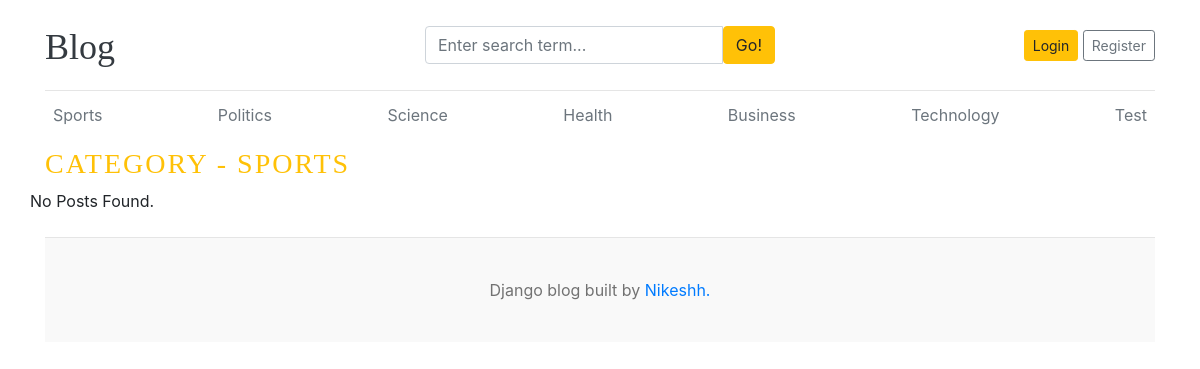
Page /category/1/ on the committed database.
### blogs/models.py (models this page shows)
class Category(models.Model):
  category_name = models.CharField(max_length=50, unique=True)
  created_at = models.DateTimeField(auto_now_add=True)
  updated_at = models.DateTimeField(auto_now=True)
  class Meta:
    verbose_name_plural = "Categories"
  def __str__(self):
    return self.category_name

### blogs/views.py (the view)
# urls.py: path('<int:category_id>/', views.posts_by_category, name='post_by_category')
def posts_by_category(request, category_id):
  posts = Blog.objects.filter(status='Published', category=category_id)
  try:
    category = Category.objects.get(pk=category_id)
  except:
    return redirect('home')
  context = {
    'posts':posts,
    'category':category,
  }
  return render(request, 'post_by_category.html', context)

### blogs/context_processors.py (called while the page is built)
def get_categories(request):
  categories = Category.objects.all()
  return dict(categories=categories)

def get_social_links(request):
  social_links = SocialLink.objects.all()
  return dict(social_links=social_links)

### templates/post_by_category.html
{% extends 'base.html' %}
{% block content %}
      <h3 class="text-uppercase text-warning" style="letter-spacing: 2px">
        Category - {{category}}
      </h3>
      <div class="row mb-2">
        {% if posts %} {% for post in posts %}
        <div class="col-md-6">
          <div class="card border-0">
            <div class="card-body">
              <h3><a href="{% url 'blogs' post.slug %}" class="text-dark">{{post.title}}</a></h3>
              <small class="mb-1 text-muted"
                >{{post.created_at | timesince}} ago | {{ post.author }}</small
              >
              <p class="card-text">
                {{post.short_description | truncatewords:20}}
              </p>
            </div>
          </div>
        </div>
        {% endfor %} {% else %}
        <p>No Posts Found.</p>
        {% endif %}
      </div>
{% endblock content %}

### templates/base.html (shortened to what this page needs)
{% load static %}
<!DOCTYPE html>
<html lang="en">
  <head>
    <link
      href="https://getbootstrap.com/docs/4.0/dist/css/bootstrap.min.css"
      rel="stylesheet"/>
    <link href="{% static 'css/blog.css' %}" rel="stylesheet" />
    <link rel="stylesheet" href="https://cdnjs.cloudflare.com/ajax/libs/font-awesome/4.7.0/css/font-awesome.min.css">
  </head>
  <body>
    <div class="container">
      <header class="blog-header py-3">
        <div class="row flex-nowrap justify-content-between align-items-center">
          <div class="col-4 pt-1">
            <a class="blog-header-logo text-dark" href="/">Blog</a>
          </div>
          <div class="col-4">
            <form method="GET" action="{% url 'search' %}">
              <div class="input-group">
                <input type="text" class="form-control" name="keyword" value="{{keyword}}" placeholder="Enter search term...", aria-label="Enter search term">
                <button type="submit" id="button-search" class="btn btn-warning" >Go!</button>
              </div>
            </form>
          </div>
          <div class="col-4 d-flex justify-content-end align-items-center">
            {% if not user.is_authenticated %}
            <a class="btn btn-sm btn-warning" href="{% url 'login' %}">Login</a> &nbsp;
            <a class="btn btn-sm btn-outline-secondary" href="{% url 'register' %}">Register</a>
            {% else %}
            <span>
              <a href="{% url 'dashboard' %}">Dashboard</a>
            </span>
            <a class="btn btn-sm btn-warning" href="{% url 'logout' %}">Logout</a>
            {% endif %}
          </div>
        </div>
      </header>
      <div class="nav-scroller py-1 mb-2">
        <nav class="nav d-flex justify-content-between">
          {% for category in categories %}
          <a class="p-2 text-muted" href="{% url 'post_by_category' category.id %}">{{category.category_name}}</a>
          {% endfor %}
        </nav>
      </div>
      {% block content %}
      {% endblock content %}
     <footer class="blog-footer">
      <p>Django blog built by <a href="#">Nikeshh.</a></p>
    </footer>
  </body>
</html>

### blog_main/static/css/blog.css (style rules this page uses)
.blog-header { border-bottom: 1px solid #e5e5e5; }
.blog-header-logo { font-family: "Playfair Display", Georgia, "Times New Roman", serif; font-size: 2.25rem; }
h1, h2, h3, h4, h5, h6 { font-family: "Playfair Display", Georgia, "Times New Roman", serif; }
.blog-footer { padding: 2.5rem 0; color: #727272; text-align: center; background-color: #f9f9f9; border-top: .05rem solid #e5e5e5; }
.blog-footer p:last-child { margin-bottom: 0; }

### rows in the picture
Category: category_name "Sports", category_name "SPORTS"
Category: category_name "Politics"
Category: category_name "Science"
Category: category_name "Health"
Category: category_name "Business"
Category: category_name "Technology"
Category: category_name "Test"
